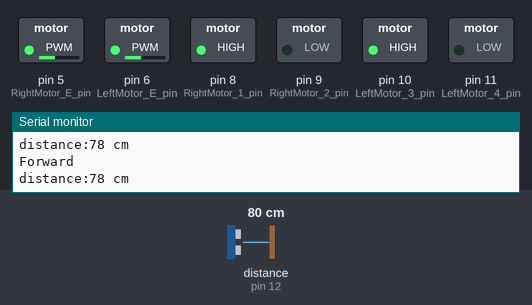
Recording of a sketch running on a simulated Arduino Uno, built with avr-gcc and run on an emulated ATmega328P. Parts: switched loads named in the sketch (green lamp = pin HIGH), the last lines printed to the serial monitor. Wiring (inferred from the names in the program): ultrasonic range finder: trigger pin 13; echo pin 12. Inputs (shaded band) come from the test bench; at power-on: distance to the obstacle (sensor on pin 12) 80 cm. The echo pulse lasts 58.3 µs per cm; pins used as bus, display or sensor lines are not drawn.

Above: at 1.3 s.
1.4 s: distance to the obstacle (sensor on pin 12) set to 23 cm
3.2 s: distance to the obstacle (sensor on pin 12) set to 18 cm
At 4.3 s:
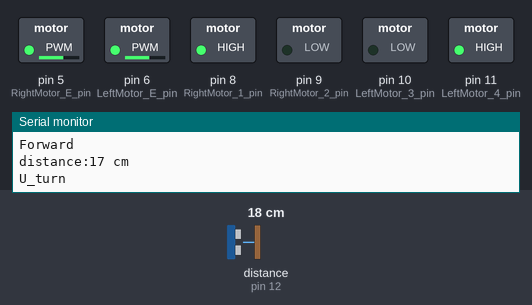
At 6.5 s:
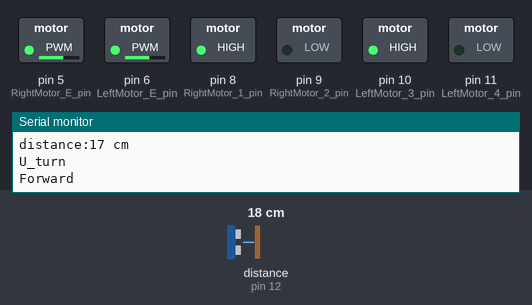
Timing chart, 0 to 8.8 s (numbered marks = the images above; inputs shaded):
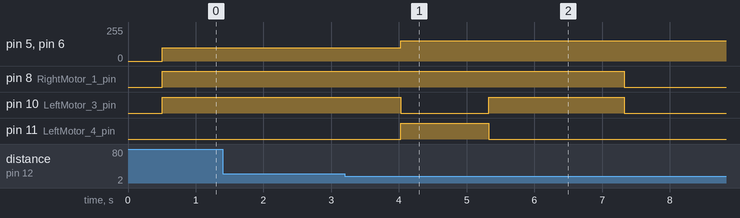

The sketch:

Homework1.ino
```cpp
//과제 1
//주제 : 초음파 센서 및 모터를 이용한 벽에 충돌하지 않고 돌아서 멈추는 과제
//
//내용 : 초음파 센서를 이용하여 연속하여 거리를 측정하다 약 10cm 이내로 줄어들면
//      제자리 돌기를 통해 턴한 후 일정 거리 직진 후 멈추면 됨
//      벽에 부딪치면 실격

int trigPin = 13;
int echoPin = 12;
int RightMotor_E_pin = 5;      // 오른쪽 모터의 Enable & PWM
int RightMotor_1_pin = 8;      // 오른쪽 모터 제어선 IN1
int RightMotor_2_pin = 9;     // 오른쪽 모터 제어선 IN2
int LeftMotor_3_pin = 10;      // 왼쪽 모터 제어선 IN3
int LeftMotor_4_pin = 11;      // 왼쪽 모터 제어선 IN4
int LeftMotor_E_pin = 6;      // 왼쪽 모터의 Enable & PWM

int count = 0 ;

int L_MotorSpeed = 100; // 왼쪽 모터 속도
int R_MotorSpeed = 100; // 오른쪽 모터 속도

void Sensor();

void setup() {
  Serial.begin(9600);       // 시리얼 속도 설정
  pinMode(echoPin, INPUT);   // echoPin 입력
  pinMode(trigPin, OUTPUT);  // trigPin 출력
  pinMode(RightMotor_E_pin, OUTPUT);        // 출력모드로 설정
  pinMode(RightMotor_1_pin, OUTPUT);
  pinMode(RightMotor_2_pin, OUTPUT);
  pinMode(LeftMotor_3_pin, OUTPUT);
  pinMode(LeftMotor_4_pin, OUTPUT);
  pinMode(LeftMotor_E_pin, OUTPUT);
}

void loop() {

  Sensor();


}

void Sensor()
{
  long duration, distance;
  digitalWrite(trigPin, HIGH);                        // trigPin에서 초음파 발생(echoPin도 HIGH)
  delayMicroseconds(10);
  digitalWrite(trigPin, LOW);
  duration = pulseIn(echoPin, HIGH);                  // echoPin 이 HIGH를 유지한 시간을 저장 한다.
  distance = ((float)(340 * duration) / 10000) / 2;
  Serial.print("distance:");                          // 물체와 초음파 센서간 거리를 표시
  Serial.print(distance);
  Serial.println(" cm");
  delay(500);

  if(count == 1)
  {
   Serial.println("Stop");
    digitalWrite(RightMotor_1_pin, LOW);
    digitalWrite(RightMotor_2_pin, LOW);
    digitalWrite(LeftMotor_3_pin, LOW);
    digitalWrite(LeftMotor_4_pin, LOW);
    analogWrite(RightMotor_E_pin, L_MotorSpeed);
    analogWrite(LeftMotor_E_pin, R_MotorSpeed);
  }
  else if(distance >= 20)
  {
    Serial.println("Forward");
    digitalWrite(RightMotor_1_pin, HIGH);
    digitalWrite(RightMotor_2_pin, LOW);
    digitalWrite(LeftMotor_3_pin, HIGH);
    digitalWrite(LeftMotor_4_pin, LOW);
    analogWrite(RightMotor_E_pin, L_MotorSpeed);
    analogWrite(LeftMotor_E_pin, R_MotorSpeed);
  }
  else
  {
    L_MotorSpeed = 153; // 왼쪽 모터 속도
    R_MotorSpeed = 153; // 오른쪽 모터 속도

    Serial.println("U_turn");
    digitalWrite(RightMotor_1_pin, HIGH);
    digitalWrite(RightMotor_2_pin, LOW);
    digitalWrite(LeftMotor_3_pin, LOW);
    digitalWrite(LeftMotor_4_pin, HIGH);
    analogWrite(RightMotor_E_pin, L_MotorSpeed);
    analogWrite(LeftMotor_E_pin, R_MotorSpeed);
    delay(1300);
    Serial.println("Forward");
    digitalWrite(RightMotor_1_pin, HIGH);
    digitalWrite(RightMotor_2_pin, LOW);
    digitalWrite(LeftMotor_3_pin, HIGH);
    digitalWrite(LeftMotor_4_pin, LOW);
    analogWrite(RightMotor_E_pin, L_MotorSpeed);
    analogWrite(LeftMotor_E_pin, R_MotorSpeed);
    delay(1500);
    count = 1;
  }
}
```

Measured:
- the behaviour switches between 21 and 20 cm on distance to the obstacle (sensor on pin 12) (found by bisection; images 0 and 1)
- after the input at 3.2 s, pin 5 (RightMotor_E_pin), pin 6 (LeftMotor_E_pin): 100/255 → 153/255 after 0.83 s; pin 8 (RightMotor_1_pin): HIGH → LOW after 4.1 s; pin 10 (LeftMotor_3_pin): HIGH → LOW after 0.83 s, → HIGH 1.3 s later, → LOW 2.0 s later; pin 11 (LeftMotor_4_pin): LOW → HIGH after 0.83 s, → LOW 1.3 s later
